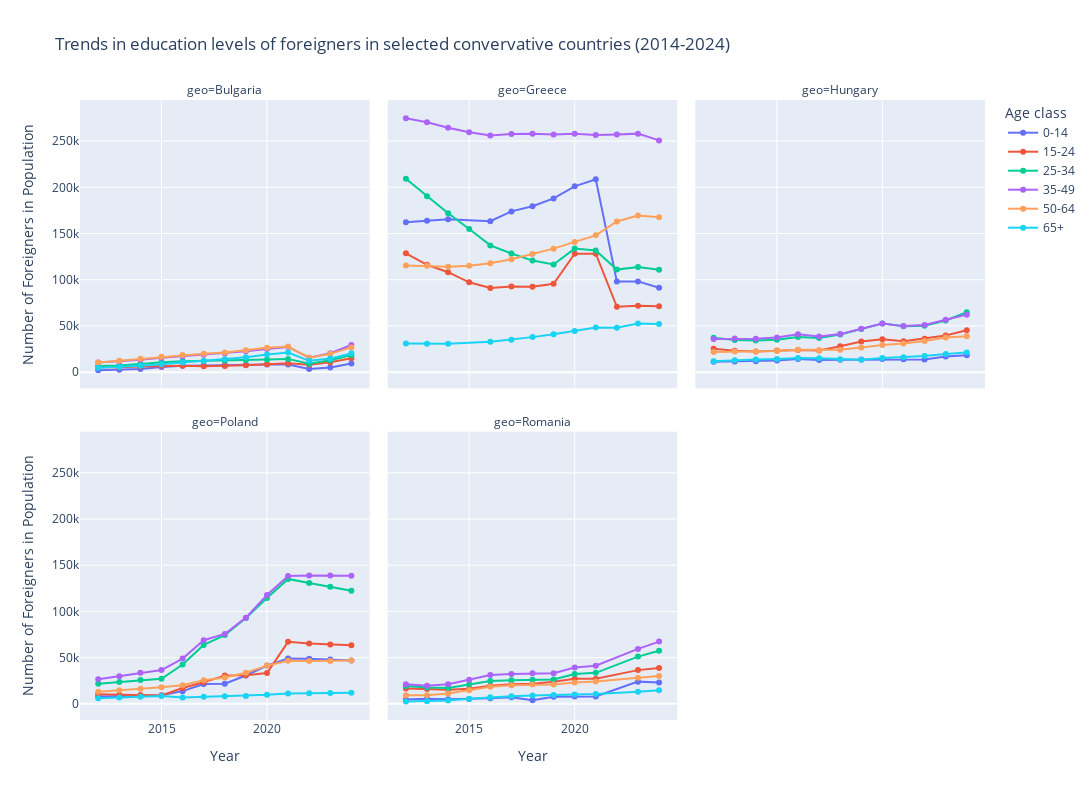

Write notebook code for a chart like this one.
### Code cell
fig = px.line(
    temp_df[(temp_df['geo'].isin(conservs)) & (temp_df['Sex'] == 'Total')].dropna().groupby(['geo', 'year', 'Age class'], as_index=False)['Number'].sum(),
    x="year",
    y="Number",
    color="Age class",
    facet_col="geo",
    facet_col_wrap=3,
    markers=True,
    title="Trends in education levels of foreigners in selected convervative countries (2014-2024)",
    labels={
        "year": "Year",
        "Number": "Number of Foreigners in Population",
        "Age class": "Age class"
    }
)
fig.update_layout(height=800, width=1200)
fig.show()

### Figure 1 — Plotly figure (JSON) as saved in the notebook; plotly's stock layout.template omitted (floating-point values rounded to 4 significant figures)
{"data": [{"hovertemplate": "Age class=0-14<br>geo=Bulgaria<br>Year=%{x}<br>Number of Foreigners in Population=%{y}<extra></extra>", "legendgroup": "0-14", "line": {"color": "#636efa", "dash": "solid"}, "marker": {"symbol": "circle"}, "mode": "lines+markers", "name": "0-14", "orientation": "v", "showlegend": true, "type": "scatter", "x": [2012, 2013, 2014, 2015, 2016, 2017, 2018, 2019, 2020, 2021, 2022, 2023, 2024], "xaxis": "x4", "y": [2156, 2560, 3442, 5666, 6895, 7275, 7835, 8011, 8158, 8230, 3407, 5070, 9244], "yaxis": "y4"}, {"hovertemplate": "Age class=0-14<br>geo=Greece<br>Year=%{x}<br>Number of Foreigners in Population=%{y}<extra></extra>", "legendgroup": "0-14", "line": {"color": "#636efa", "dash": "solid"}, "marker": {"symbol": "circle"}, "mode": "lines+markers", "name": "0-14", "orientation": "v", "showlegend": false, "type": "scatter", "x": [2012, 2013, 2014, 2016, 2017, 2018, 2019, 2020, 2021, 2022, 2023, 2024], "xaxis": "x5", "y": [162291, 163943, 165494, 163328, 173947, 179538, 188002, 201087, 208790, 97961, 98172, 91325], "yaxis": "y5"}, {"hovertemplate": "Age class=0-14<br>geo=Hungary<br>Year=%{x}<br>Number of Foreigners in Population=%{y}<extra></extra>", "legendgroup": "0-14", "line": {"color": "#636efa", "dash": "solid"}, "marker": {"symbol": "circle"}, "mode": "lines+markers", "name": "0-14", "orientation": "v", "showlegend": false, "type": "scatter", "x": [2012, 2013, 2014, 2015, 2016, 2017, 2018, 2019, 2020, 2021, 2022, 2023, 2024], "xaxis": "x6", "y": [11152, 11490, 11662, 12644, 14107, 13021, 13517, 13624, 14202, 14052, 13764, 17013, 18164], "yaxis": "y6"}, {"hovertemplate": "Age class=0-14<br>geo=Poland<br>Year=%{x}<br>Number of Foreigners in Population=%{y}<extra></extra>", "legendgroup": "0-14", "line": {"color": "#636efa", "dash": "solid"}, "marker": {"symbol": "circle"}, "mode": "lines+markers", "name": "0-14", "orientation": "v", "showlegend": false, "type": "scatter", "x": [2012, 2013, 2014, 2015, 2016, 2017, 2018, 2019, 2020, 2021, 2022, 2023, 2024], "xaxis": "x", "y": [7992, 8319, 8406, 9219, 13736, 21389, 21776, 30663, 41362, 48951, 48684, 48046, 46932], "yaxis": "y"}, {"hovertemplate": "Age class=0-14<br>geo=Romania<br>Year=%{x}<br>Number of Foreigners in Population=%{y}<extra></extra>", "legendgroup": "0-14", "line": {"color": "#636efa", "dash": "solid"}, "marker": {"symbol": "circle"}, "mode": "lines+markers", "name": "0-14", "orientation": "v", "showlegend": false, "type": "scatter", "x": [2012, 2013, 2014, 2015, 2016, 2017, 2018, 2019, 2020, 2021, 2023, 2024], "xaxis": "x2", "y": [4591, 5454, 5035, 5250, 6135, 7223, 3769, 7559, 7973, 7999, 24022, 23046], "yaxis": "y2"}, {"hovertemplate": "Age class=15-24<br>geo=Bulgaria<br>Year=%{x}<br>Number of Foreigners in Population=%{y}<extra></extra>", "legendgroup": "15-24", "line": {"color": "#EF553B", "dash": "solid"}, "marker": {"symbol": "circle"}, "mode": "lines+markers", "name": "15-24", "orientation": "v", "showlegend": true, "type": "scatter", "x": [2012, 2013, 2014, 2015, 2016, 2017, 2018, 2019, 2020, 2021, 2022, 2023, 2024], "xaxis": "x4", "y": [5305, 5303, 6156, 6816, 6838, 6305, 6519, 7536, 8570, 9635, 7944, 10742, 15089], "yaxis": "y4"}, {"hovertemplate": "Age class=15-24<br>geo=Greece<br>Year=%{x}<br>Number of Foreigners in Population=%{y}<extra></extra>", "legendgroup": "15-24", "line": {"color": "#EF553B", "dash": "solid"}, "marker": {"symbol": "circle"}, "mode": "lines+markers", "name": "15-24", "orientation": "v", "showlegend": false, "type": "scatter", "x": [2012, 2013, 2014, 2015, 2016, 2017, 2018, 2019, 2020, 2021, 2022, 2023, 2024], "xaxis": "x5", "y": [128582, 116138, 108158, 97210, 91073, 92726, 92355, 95593, 128168, 128123, 70711, 71810, 71426], "yaxis": "y5"}, {"hovertemplate": "Age class=15-24<br>geo=Hungary<br>Year=%{x}<br>Number of Foreigners in Population=%{y}<extra></extra>", "legendgroup": "15-24", "line": {"color": "#EF553B", "dash": "solid"}, "marker": {"symbol": "circle"}, "mode": "lines+markers", "name": "15-24", "orientation": "v", "showlegend": false, "type": "scatter", "x": [2012, 2013, 2014, 2015, 2016, 2017, 2018, 2019, 2020, 2021, 2022, 2023, 2024], "xaxis": "x6", "y": [25180, 23217, 22318, 23496, 23967, 23506, 27908, 33180, 35696, 33496, 36189, 39552, 45355], "yaxis": "y6"}, {"hovertemplate": "Age class=15-24<br>geo=Poland<br>Year=%{x}<br>Number of Foreigners in Population=%{y}<extra></extra>", "legendgroup": "15-24", "line": {"color": "#EF553B", "dash": "solid"}, "marker": {"symbol": "circle"}, "mode": "lines+markers", "name": "15-24", "orientation": "v", "showlegend": false, "type": "scatter", "x": [2012, 2013, 2014, 2015, 2016, 2017, 2018, 2019, 2020, 2021, 2022, 2023, 2024], "xaxis": "x", "y": [10404, 9869, 9474, 8942, 17126, 23251, 30563, 31025, 33378, 67050, 65421, 64169, 63524], "yaxis": "y"}, {"hovertemplate": "Age class=15-24<br>geo=Romania<br>Year=%{x}<br>Number of Foreigners in Population=%{y}<extra></extra>", "legendgroup": "15-24", "line": {"color": "#EF553B", "dash": "solid"}, "marker": {"symbol": "circle"}, "mode": "lines+markers", "name": "15-24", "orientation": "v", "showlegend": false, "type": "scatter", "x": [2012, 2013, 2014, 2015, 2016, 2017, 2018, 2019, 2020, 2021, 2023, 2024], "xaxis": "x2", "y": [16717, 15969, 15267, 16233, 19617, 21288, 21806, 23854, 27160, 27111, 36476, 38797], "yaxis": "y2"}, {"hovertemplate": "Age class=25-34<br>geo=Bulgaria<br>Year=%{x}<br>Number of Foreigners in Population=%{y}<extra></extra>", "legendgroup": "25-34", "line": {"color": "#00cc96", "dash": "solid"}, "marker": {"symbol": "circle"}, "mode": "lines+markers", "name": "25-34", "orientation": "v", "showlegend": true, "type": "scatter", "x": [2012, 2013, 2014, 2015, 2016, 2017, 2018, 2019, 2020, 2021, 2022, 2023, 2024], "xaxis": "x4", "y": [6559, 7145, 8735, 10696, 11807, 12128, 12546, 13175, 13703, 14329, 9157, 12841, 18388], "yaxis": "y4"}, {"hovertemplate": "Age class=25-34<br>geo=Greece<br>Year=%{x}<br>Number of Foreigners in Population=%{y}<extra></extra>", "legendgroup": "25-34", "line": {"color": "#00cc96", "dash": "solid"}, "marker": {"symbol": "circle"}, "mode": "lines+markers", "name": "25-34", "orientation": "v", "showlegend": false, "type": "scatter", "x": [2012, 2013, 2014, 2015, 2016, 2017, 2018, 2019, 2020, 2021, 2022, 2023, 2024], "xaxis": "x5", "y": [209344, 190348, 171909, 154958, 137139, 128326, 120692, 116464, 133697, 131689, 110948, 113874, 110739], "yaxis": "y5"}, {"hovertemplate": "Age class=25-34<br>geo=Hungary<br>Year=%{x}<br>Number of Foreigners in Population=%{y}<extra></extra>", "legendgroup": "25-34", "line": {"color": "#00cc96", "dash": "solid"}, "marker": {"symbol": "circle"}, "mode": "lines+markers", "name": "25-34", "orientation": "v", "showlegend": false, "type": "scatter", "x": [2012, 2013, 2014, 2015, 2016, 2017, 2018, 2019, 2020, 2021, 2022, 2023, 2024], "xaxis": "x6", "y": [37275, 34875, 34191, 35016, 38027, 36924, 40751, 46670, 52648, 49666, 50262, 55817, 64846], "yaxis": "y6"}, {"hovertemplate": "Age class=25-34<br>geo=Poland<br>Year=%{x}<br>Number of Foreigners in Population=%{y}<extra></extra>", "legendgroup": "25-34", "line": {"color": "#00cc96", "dash": "solid"}, "marker": {"symbol": "circle"}, "mode": "lines+markers", "name": "25-34", "orientation": "v", "showlegend": false, "type": "scatter", "x": [2012, 2013, 2014, 2015, 2016, 2017, 2018, 2019, 2020, 2021, 2022, 2023, 2024], "xaxis": "x", "y": [21656, 23666, 25885, 27091, 42551, 63745, 74432, 92876, 114415, 135186, 130825, 126650, 122341], "yaxis": "y"}, {"hovertemplate": "Age class=25-34<br>geo=Romania<br>Year=%{x}<br>Number of Foreigners in Population=%{y}<extra></extra>", "legendgroup": "25-34", "line": {"color": "#00cc96", "dash": "solid"}, "marker": {"symbol": "circle"}, "mode": "lines+markers", "name": "25-34", "orientation": "v", "showlegend": false, "type": "scatter", "x": [2012, 2013, 2014, 2015, 2016, 2017, 2018, 2019, 2020, 2021, 2023, 2024], "xaxis": "x2", "y": [19343, 17684, 17251, 21074, 24711, 25400, 25957, 26233, 32328, 33511, 51095, 57375], "yaxis": "y2"}, {"hovertemplate": "Age class=35-49<br>geo=Bulgaria<br>Year=%{x}<br>Number of Foreigners in Population=%{y}<extra></extra>", "legendgroup": "35-49", "line": {"color": "#ab63fa", "dash": "solid"}, "marker": {"symbol": "circle"}, "mode": "lines+markers", "name": "35-49", "orientation": "v", "showlegend": true, "type": "scatter", "x": [2012, 2013, 2014, 2015, 2016, 2017, 2018, 2019, 2020, 2021, 2022, 2023, 2024], "xaxis": "x4", "y": [10405, 11562, 13426, 15439, 17179, 18771, 20273, 22604, 24989, 27262, 15516, 20480, 29313], "yaxis": "y4"}, {"hovertemplate": "Age class=35-49<br>geo=Greece<br>Year=%{x}<br>Number of Foreigners in Population=%{y}<extra></extra>", "legendgroup": "35-49", "line": {"color": "#ab63fa", "dash": "solid"}, "marker": {"symbol": "circle"}, "mode": "lines+markers", "name": "35-49", "orientation": "v", "showlegend": false, "type": "scatter", "x": [2012, 2013, 2014, 2015, 2016, 2017, 2018, 2019, 2020, 2021, 2022, 2023, 2024], "xaxis": "x5", "y": [274840, 270335, 264431, 259650, 256124, 257686, 257878, 257053, 257965, 256604, 257215, 258105, 250778], "yaxis": "y5"}, {"hovertemplate": "Age class=35-49<br>geo=Hungary<br>Year=%{x}<br>Number of Foreigners in Population=%{y}<extra></extra>", "legendgroup": "35-49", "line": {"color": "#ab63fa", "dash": "solid"}, "marker": {"symbol": "circle"}, "mode": "lines+markers", "name": "35-49", "orientation": "v", "showlegend": false, "type": "scatter", "x": [2012, 2013, 2014, 2015, 2016, 2017, 2018, 2019, 2020, 2021, 2022, 2023, 2024], "xaxis": "x6", "y": [35872, 36323, 36092, 37528, 40986, 38541, 41156, 46862, 52528, 49785, 50899, 56779, 62217], "yaxis": "y6"}, {"hovertemplate": "Age class=35-49<br>geo=Poland<br>Year=%{x}<br>Number of Foreigners in Population=%{y}<extra></extra>", "legendgroup": "35-49", "line": {"color": "#ab63fa", "dash": "solid"}, "marker": {"symbol": "circle"}, "mode": "lines+markers", "name": "35-49", "orientation": "v", "showlegend": false, "type": "scatter", "x": [2012, 2013, 2014, 2015, 2016, 2017, 2018, 2019, 2020, 2021, 2022, 2023, 2024], "xaxis": "x", "y": [26660, 29971, 33610, 36594, 48978, 68799, 75648, 93264, 117834, 138403, 138983, 138968, 138625], "yaxis": "y"}, {"hovertemplate": "Age class=35-49<br>geo=Romania<br>Year=%{x}<br>Number of Foreigners in Population=%{y}<extra></extra>", "legendgroup": "35-49", "line": {"color": "#ab63fa", "dash": "solid"}, "marker": {"symbol": "circle"}, "mode": "lines+markers", "name": "35-49", "orientation": "v", "showlegend": false, "type": "scatter", "x": [2012, 2013, 2014, 2015, 2016, 2017, 2018, 2019, 2020, 2021, 2023, 2024], "xaxis": "x2", "y": [21246, 19528, 21308, 26062, 31115, 32153, 32985, 33098, 39196, 41298, 59435, 67321], "yaxis": "y2"}, {"hovertemplate": "Age class=50-64<br>geo=Bulgaria<br>Year=%{x}<br>Number of Foreigners in Population=%{y}<extra></extra>", "legendgroup": "50-64", "line": {"color": "#FFA15A", "dash": "solid"}, "marker": {"symbol": "circle"}, "mode": "lines+markers", "name": "50-64", "orientation": "v", "showlegend": true, "type": "scatter", "x": [2012, 2013, 2014, 2015, 2016, 2017, 2018, 2019, 2020, 2021, 2022, 2023, 2024], "xaxis": "x4", "y": [10392, 12304, 14601, 16681, 18456, 19910, 21240, 23744, 26323, 27714, 15620, 19753, 26764], "yaxis": "y4"}, {"hovertemplate": "Age class=50-64<br>geo=Greece<br>Year=%{x}<br>Number of Foreigners in Population=%{y}<extra></extra>", "legendgroup": "50-64", "line": {"color": "#FFA15A", "dash": "solid"}, "marker": {"symbol": "circle"}, "mode": "lines+markers", "name": "50-64", "orientation": "v", "showlegend": false, "type": "scatter", "x": [2012, 2013, 2014, 2015, 2016, 2017, 2018, 2019, 2020, 2021, 2022, 2023, 2024], "xaxis": "x5", "y": [115412, 115024, 114172, 115090, 117843, 122237, 127709, 133643, 140945, 148047, 163063, 169480, 167629], "yaxis": "y5"}, {"hovertemplate": "Age class=50-64<br>geo=Hungary<br>Year=%{x}<br>Number of Foreigners in Population=%{y}<extra></extra>", "legendgroup": "50-64", "line": {"color": "#FFA15A", "dash": "solid"}, "marker": {"symbol": "circle"}, "mode": "lines+markers", "name": "50-64", "orientation": "v", "showlegend": false, "type": "scatter", "x": [2012, 2013, 2014, 2015, 2016, 2017, 2018, 2019, 2020, 2021, 2022, 2023, 2024], "xaxis": "x6", "y": [21828, 22285, 22408, 22813, 24083, 23769, 24155, 26660, 29424, 31092, 33712, 37395, 38929], "yaxis": "y6"}, {"hovertemplate": "Age class=50-64<br>geo=Poland<br>Year=%{x}<br>Number of Foreigners in Population=%{y}<extra></extra>", "legendgroup": "50-64", "line": {"color": "#FFA15A", "dash": "solid"}, "marker": {"symbol": "circle"}, "mode": "lines+markers", "name": "50-64", "orientation": "v", "showlegend": false, "type": "scatter", "x": [2012, 2013, 2014, 2015, 2016, 2017, 2018, 2019, 2020, 2021, 2022, 2023, 2024], "xaxis": "x", "y": [13001, 14580, 16252, 17971, 20228, 25451, 28609, 33581, 41378, 46657, 46362, 46442, 46828], "yaxis": "y"}, {"hovertemplate": "Age class=50-64<br>geo=Romania<br>Year=%{x}<br>Number of Foreigners in Population=%{y}<extra></extra>", "legendgroup": "50-64", "line": {"color": "#FFA15A", "dash": "solid"}, "marker": {"symbol": "circle"}, "mode": "lines+markers", "name": "50-64", "orientation": "v", "showlegend": false, "type": "scatter", "x": [2012, 2013, 2014, 2015, 2016, 2017, 2018, 2019, 2020, 2021, 2023, 2024], "xaxis": "x2", "y": [9365, 9251, 11100, 14750, 18569, 20086, 20807, 20853, 23010, 24055, 28338, 30204], "yaxis": "y2"}, {"hovertemplate": "Age class=65+<br>geo=Bulgaria<br>Year=%{x}<br>Number of Foreigners in Population=%{y}<extra></extra>", "legendgroup": "65+", "line": {"color": "#19d3f3", "dash": "solid"}, "marker": {"symbol": "circle"}, "mode": "lines+markers", "name": "65+", "orientation": "v", "showlegend": true, "type": "scatter", "x": [2012, 2013, 2014, 2015, 2016, 2017, 2018, 2019, 2020, 2021, 2022, 2023, 2024], "xaxis": "x4", "y": [4615, 5632, 6893, 8581, 10316, 12173, 13957, 16173, 19025, 21268, 12217, 14829, 20313], "yaxis": "y4"}, {"hovertemplate": "Age class=65+<br>geo=Greece<br>Year=%{x}<br>Number of Foreigners in Population=%{y}<extra></extra>", "legendgroup": "65+", "line": {"color": "#19d3f3", "dash": "solid"}, "marker": {"symbol": "circle"}, "mode": "lines+markers", "name": "65+", "orientation": "v", "showlegend": false, "type": "scatter", "x": [2012, 2013, 2014, 2016, 2017, 2018, 2019, 2020, 2021, 2022, 2023, 2024], "xaxis": "x5", "y": [30978, 30662, 30834, 32850, 35112, 37887, 40937, 44483, 48232, 47969, 52660, 51950], "yaxis": "y5"}, {"hovertemplate": "Age class=65+<br>geo=Hungary<br>Year=%{x}<br>Number of Foreigners in Population=%{y}<extra></extra>", "legendgroup": "65+", "line": {"color": "#19d3f3", "dash": "solid"}, "marker": {"symbol": "circle"}, "mode": "lines+markers", "name": "65+", "orientation": "v", "showlegend": false, "type": "scatter", "x": [2012, 2013, 2014, 2015, 2016, 2017, 2018, 2019, 2020, 2021, 2022, 2023, 2024], "xaxis": "x6", "y": [11818, 12932, 13630, 14230, 15196, 15124, 14062, 13529, 15209, 16149, 17473, 19517, 21211], "yaxis": "y6"}, {"hovertemplate": "Age class=65+<br>geo=Poland<br>Year=%{x}<br>Number of Foreigners in Population=%{y}<extra></extra>", "legendgroup": "65+", "line": {"color": "#19d3f3", "dash": "solid"}, "marker": {"symbol": "circle"}, "mode": "lines+markers", "name": "65+", "orientation": "v", "showlegend": false, "type": "scatter", "x": [2012, 2013, 2014, 2015, 2016, 2017, 2018, 2019, 2020, 2021, 2022, 2023, 2024], "xaxis": "x", "y": [6116, 6860, 7577, 8462, 6967, 7693, 8202, 8342, 9872, 11195, 11386, 11689, 11996], "yaxis": "y"}, {"hovertemplate": "Age class=65+<br>geo=Romania<br>Year=%{x}<br>Number of Foreigners in Population=%{y}<extra></extra>", "legendgroup": "65+", "line": {"color": "#19d3f3", "dash": "solid"}, "marker": {"symbol": "circle"}, "mode": "lines+markers", "name": "65+", "orientation": "v", "showlegend": false, "type": "scatter", "x": [2012, 2013, 2014, 2015, 2016, 2017, 2018, 2019, 2020, 2021, 2023, 2024], "xaxis": "x2", "y": [2444, 2780, 3473, 5402, 7040, 8187, 8968, 9502, 10108, 10566, 13099, 14665], "yaxis": "y2"}], "layout": {"annotations": [{"font": {}, "showarrow": false, "text": "geo=Poland", "x": 0.16, "xanchor": "center", "xref": "paper", "y": 0.465, "yanchor": "bottom", "yref": "paper"}, {"font": {}, "showarrow": false, "text": "geo=Romania", "x": 0.5, "xanchor": "center", "xref": "paper", "y": 0.465, "yanchor": "bottom", "yref": "paper"}, {"font": {}, "showarrow": false, "text": "geo=Bulgaria", "x": 0.16, "xanchor": "center", "xref": "paper", "y": 1.0, "yanchor": "bottom", "yref": "paper"}, {"font": {}, "showarrow": false, "text": "geo=Greece", "x": 0.5, "xanchor": "center", "xref": "paper", "y": 1.0, "yanchor": "bottom", "yref": "paper"}, {"font": {}, "showarrow": false, "text": "geo=Hungary", "x": 0.84, "xanchor": "center", "xref": "paper", "y": 1.0, "yanchor": "bottom", "yref": "paper"}], "height": 800, "legend": {"title": {"text": "Age class"}, "tracegroupgap": 0}, "title": {"text": "Trends in education levels of foreigners in selected convervative countries (2014-2024)"}, "width": 1200, "xaxis": {"anchor": "y", "domain": [0, 0.32], "title": {"text": "Year"}}, "xaxis2": {"anchor": "y2", "domain": [0.34, 0.66], "matches": "x", "title": {"text": "Year"}}, "xaxis3": {"anchor": "y3", "domain": [0.68, 1.0], "matches": "x", "title": {"text": "Year"}}, "xaxis4": {"anchor": "y4", "domain": [0, 0.32], "matches": "x", "showticklabels": false}, "xaxis5": {"anchor": "y5", "domain": [0.34, 0.66], "matches": "x", "showticklabels": false}, "xaxis6": {"anchor": "y6", "domain": [0.68, 1.0], "matches": "x", "showticklabels": false}, "yaxis": {"anchor": "x", "domain": [0, 0.465], "title": {"text": "Number of Foreigners in Population"}}, "yaxis2": {"anchor": "x2", "domain": [0, 0.465], "matches": "y", "showticklabels": false}, "yaxis3": {"anchor": "x3", "domain": [0, 0.465], "matches": "y", "showticklabels": false}, "yaxis4": {"anchor": "x4", "domain": [0.535, 1.0], "matches": "y", "title": {"text": "Number of Foreigners in Population"}}, "yaxis5": {"anchor": "x5", "domain": [0.535, 1.0], "matches": "y", "showticklabels": false}, "yaxis6": {"anchor": "x6", "domain": [0.535, 1.0], "matches": "y", "showticklabels": false}}}
